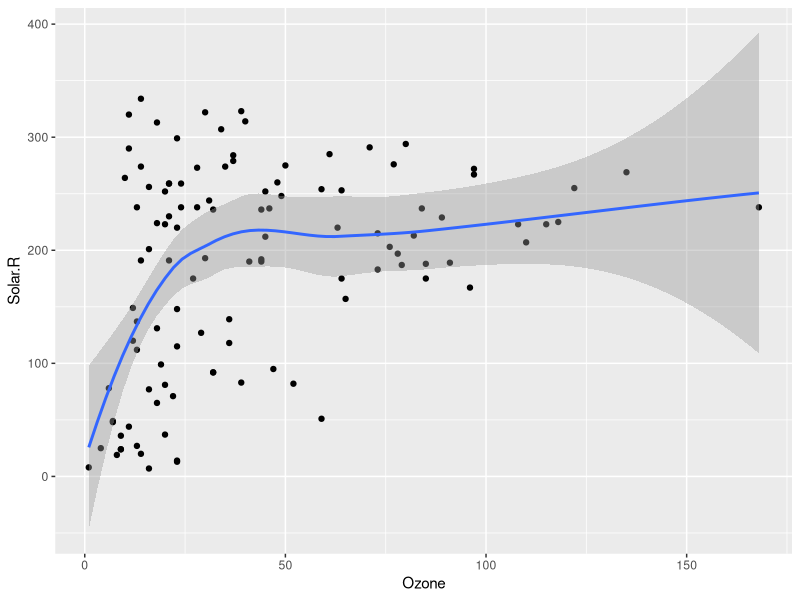
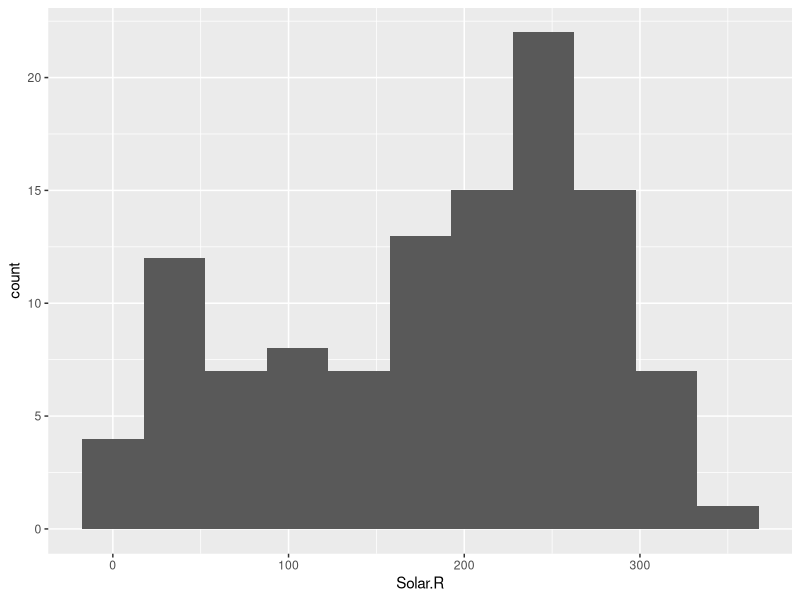
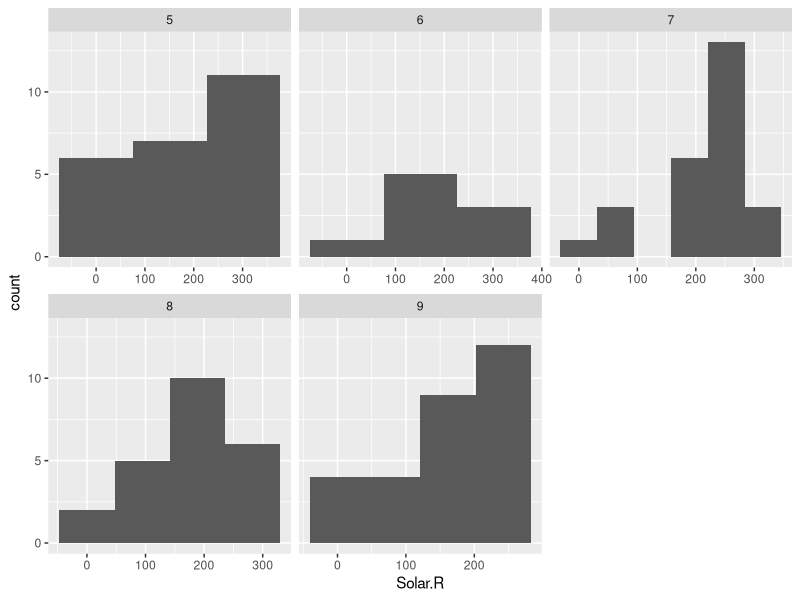
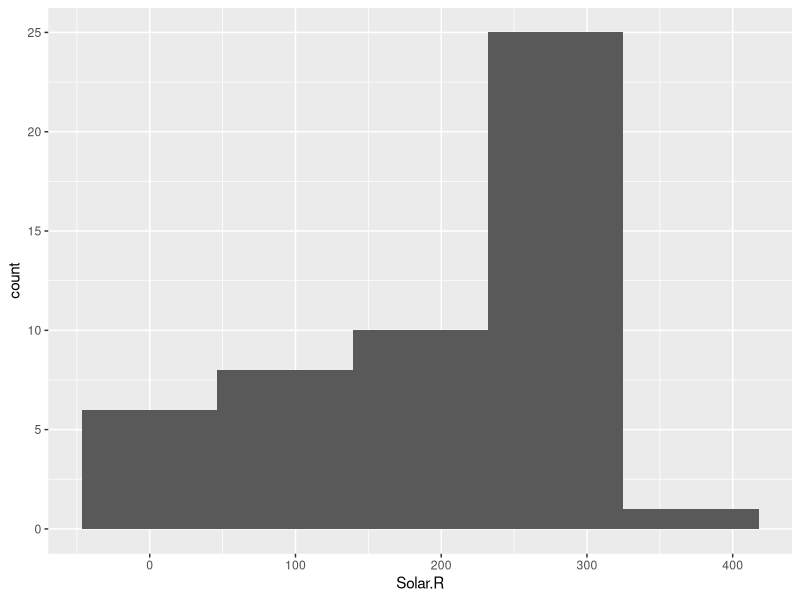

These charts were generated, in order, by the following R code:
library(tidyverse)

indata <- airquality
cleaned_data <- na.omit(indata)
cleaned_data$cMonth = as.factor(cleaned_data$Month)

cleaned_data <- as_tibble(cleaned_data)

is_tibble(indata)

# use ggplot
ggplot(data = cleaned_data, mapping = aes(x= Ozone, y = Solar.R)) + geom_point() + geom_smooth()

ggplot(data = cleaned_data) + geom_histogram(mapping = aes(x= Solar.R), binwidth = 35) 

ggplot(data = cleaned_data, aes(Solar.R)) + facet_wrap(~cMonth, scales = 'free_x') + geom_histogram(binwidth = function(x) 2*IQR(x)/ length(x)^(1/3))

# filter

cleaned_data %>% filter(Month %in% c(5, 7)) %>% ggplot() +geom_histogram(mapping = aes(Solar.R), binwidth = function(x) 2*IQR(x)/ length(x)^(1/3))

cleaned_data %>% head()

# arrange

cleaned_data %>% arrange(Month, desc(Day)) %>% head()

# select 

cleaned_data %>% select(Solar.R, Temp, Month, Day) %>% head()

# group_by

cleaned_data %>% group_by(cMonth) %>% summarise( count=n(), avgTemp = mean(Temp), avgWind = mean(Wind), avgSolarR = mean(Solar.R))